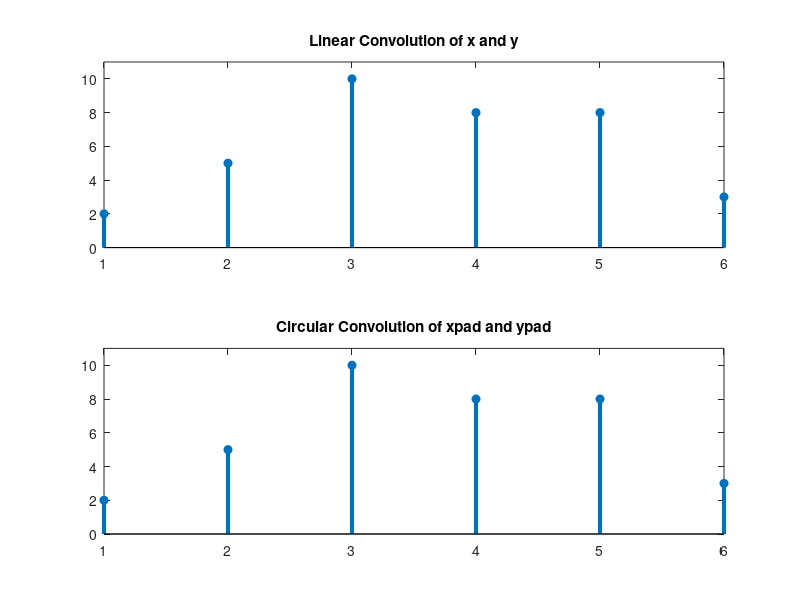

This figure's MATLAB source:
x = [2 1 2 1];
y = [1 2 3];
clin = conv(x,y);
xpad = [x zeros(1,6-length(x))];
ypad = [y zeros(1,6-length(y))];
ccirc = ifft(fft(xpad).*fft(ypad));
subplot(2,1,1)
stem(clin,'filled',"LineWidth",3)
ylim([0 11])
title('Linear Convolution of x and y')
subplot(2,1,2)
stem(ccirc,'filled',"LineWidth",3)
ylim([0 11])
title('Circular Convolution of xpad and ypad')